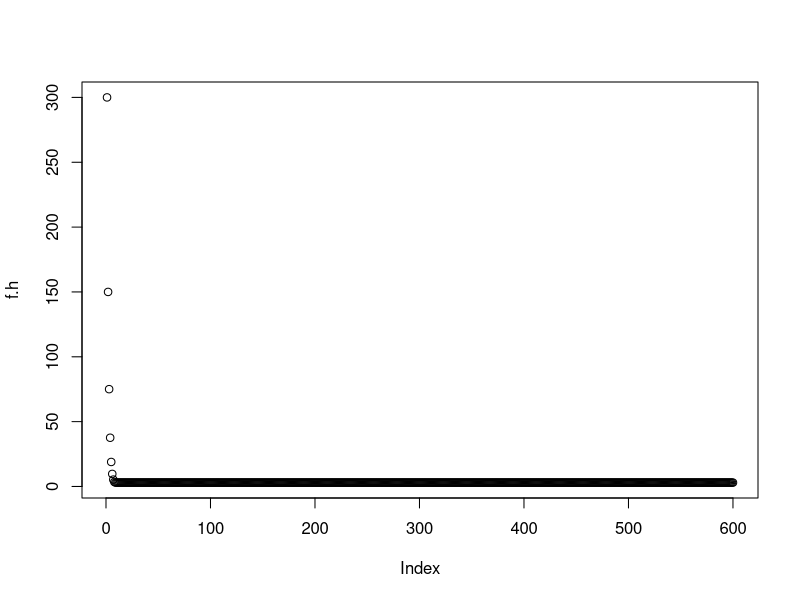
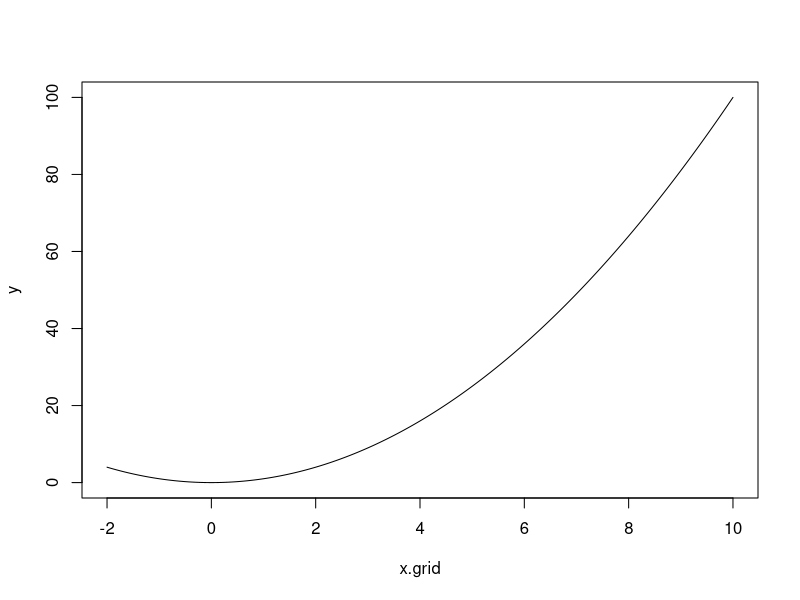
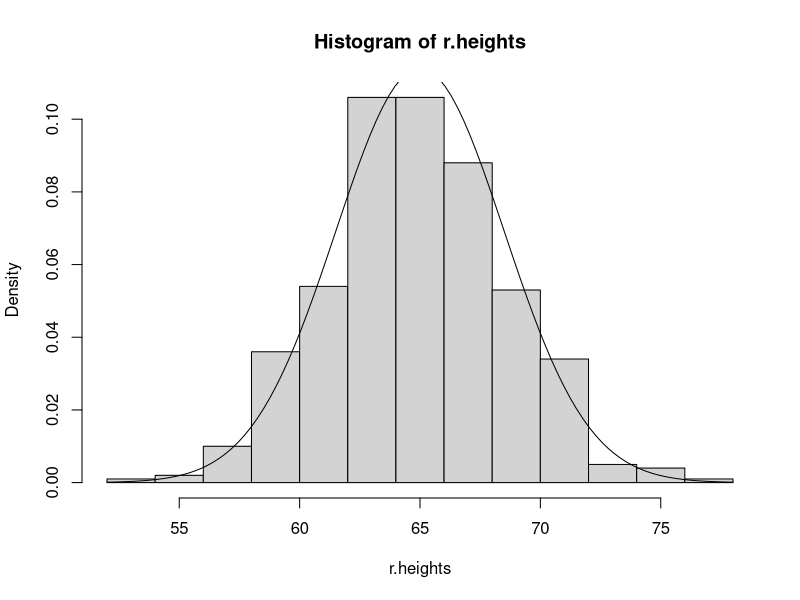

Write R code to recreate these figures, in order.
#### Caitlin Esgana
#### HW 2
### Friday, Septemeber 22, 2017

#### Problem 1 ####

# 1a
x <- c(2, 10, 57, NA, 7.6, NA, 200, 9)
# 1b
s.ten <- NULL

index <- NULL
y<- NULL
for (i in 1:length(x)) {
  if (!is.na(x[i])) {
    y <- c(y, x[i])
  }
  if (x[i] < 10 && !is.na(x[i] )) {
    s.ten <- c(s.ten, x[i])
    index<- c(index,i)
  }
}
s.ten

# 1c
index

# 1d
sd(y)

# 1e
sum(is.na(x))

# 1f
y

#### Problem 2 ####

# 2a
n <- 3
n.i<- 1
for (i in 2:n) {
  n.i<- (n.i^2 + 9) / (2 * n.i)
}
n.i

# 2b
n <- 500
n.i <- 1
f.h<- n.i
for (i in 2:n) {
  n.i <- (n.i ^ 2 + 9) / (2 * n.i)
  f.h<- c(f.h, n.i)
}
f.h
# Converges to 3.

# 2c
n <- 600
n.i <- 300
f.h <- n.i
for (i in 2:n) {
  n.i <- (n.i ^ 2 + 9) / (2 * n.i)
  f.h <- c(f.h, n.i)
}
f.h

# Yes, it converges to the value 3.

# 2d
n <- 10
n.i <- -500
f.h <- n.i
for (i in 2:n) {
  n.i <- (n.i ^ 2 + 9) / (2 * n.i)
  f.h <- c(f.h, n.i)
}
f.h
# Yes, because when the value of x1, n.i, is negative it converg

# 2e
n <- 600
n.i <- 300
f.h <- n.i
for (i in 2:n) {
  n.i <- (n.i ^ 2 + 9) / (2 * n.i)
  f.h <- c(f.h, n.i)
}
f.h
plot(f.h)

#### Problem 3 ####

?mtcars
View(mtcars)

# 3a
dim(mtcars)
?dim(mtcars)
#It gives the number of rows and number columns of the dataframe.

# 3b
class(mtcars)
?class(mtcars)

# 3c
which(mtcars$cyl== 4)

# 3d 
fourcylinder<- data.frame(mtcars[which(mtcars$cyl== 4),])

# 3e
am<- data.frame(fourcylinder[which(fourcylinder$am== 0 ),])
mean(am$mpg)

#### Problem 4 ####

# 4a
x.grid<- seq(from= -2, to= 10,by= 0.01)
y<- x.grid ^ 2
plot(x.grid, y, type= "l")

# 4b
r.heights<- rnorm(n= 500, mean= 65, sd= 3.5)

# 4c
hist(r.heights, freq= FALSE)

# 4d
curve(dnorm(x,mean= 65,sd= 3.5),add= TRUE)

#### Problem 5 ####
x<- c(3,7,10,5,22,11)

# 5a
w<- NULL
for(i in 1:length(x)){
  w<- c(w,x^3)
}

# 5b
x^3

# 5c
myproducts<- NULL
for(i in 1:length(x)-1) {
  myproducts<- c(myproducts,x[i]*x[i+1])
}
myproducts

#### Problem 6 ####
fibvec<- NULL
num<- 30
fibvec[1:2]<- 1
for(i in 3:num){
  fibvec[i]<- fibvec[i-1]+fibvec[i-2]
}
fibvec

# 6a
even<- NULL
for(i in 1:num){
  if ((fibvec[i] %% 2) == 0){
    even<-c(even,fibvec[i])
  }
}
even

# 6b
fibvec[which((fibvec %% 2) == 0)]